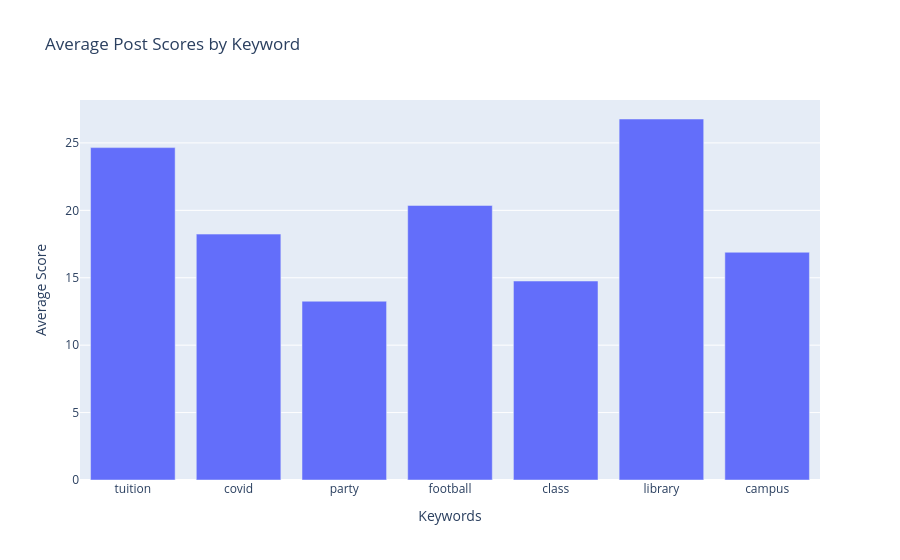

Write notebook code for a chart like this one.
### Markdown cell above
### 4.1 Keyword Analysis: Do Certain Topics Get Higher Scores?

Now let's analyze whether posts containing certain keywords tend to get higher scores (more upvotes). This can tell us what topics are most popular or engaging in the JMU community.

We'll first create a list of keywords. We can then search for all those keywords in the posts. If the words are found we count them. We want to avoid taking the total number of times the keyword appears because it may be that there is one post with one keyword repeatedly that could give a distorting impression. For example, someone who writes:

`Party! Party! Party! Party!`

Once the data has been aggregated we can make a simple plot in Plotly to show the average counts.

### Code cell
# Define keywords to analyze - common JMU-related topics
keywords = ['tuition', 'covid', 'party', 'football', 'class', 'library', 'campus']

# Create a helper function to check if text contains a keyword (case-insensitive)
def contains_keyword(text, keyword):
    # Handle missing/empty text
    if pd.isna(text):
        return False
    # Convert both to lowercase to make the search case-insensitive
    return keyword.lower() in text.lower()

# Store results for each keyword
keyword_scores = []

for keyword in keywords:
    # Create a temporary True/False mask showing which posts contain this keyword
    # We don't add this to the DataFrame to keep it clean
    has_keyword_mask = df['text'].apply(lambda x: contains_keyword(x, keyword))
    
    # Calculate the average score for posts containing this keyword
    # Use the mask to filter posts that contain the keyword
    avg_score = df[has_keyword_mask]['score'].mean()
    
    # Store the results
    keyword_scores.append({
        'keyword': keyword,
        'score': avg_score
    })

# Convert results to a DataFrame for easier plotting
keyword_df = pd.DataFrame(keyword_scores)

# Create a bar chart showing average scores by keyword
fig = px.bar(keyword_df, 
             x='keyword', 
             y='score',
             title='Average Post Scores by Keyword',
             labels={'score': 'Average Score', 'keyword': 'Keyword'})

# Customize chart appearance
fig.update_layout(
    xaxis_title="Keywords",
    yaxis_title="Average Score",
    showlegend=False  # No legend needed for single series
)

# Display the chart
fig.show()

### Figure 1 — Plotly figure (JSON) as saved in the notebook; plotly's stock layout.template omitted (floating-point values rounded to 4 significant figures)
{"data": [{"alignmentgroup": "True", "hovertemplate": "Keyword=%{x}<br>Average Score=%{y}<extra></extra>", "legendgroup": "", "marker": {"color": "#636efa", "pattern": {"shape": ""}}, "name": "", "offsetgroup": "", "orientation": "v", "showlegend": false, "textposition": "auto", "type": "bar", "x": ["tuition", "covid", "party", "football", "class", "library", "campus"], "xaxis": "x", "y": [24.65, 18.24, 13.26, 20.36, 14.76, 26.77, 16.89], "yaxis": "y"}], "layout": {"barmode": "relative", "legend": {"tracegroupgap": 0}, "showlegend": false, "title": {"text": "Average Post Scores by Keyword"}, "xaxis": {"anchor": "y", "domain": [0, 1], "title": {"text": "Keywords"}}, "yaxis": {"anchor": "x", "domain": [0, 1], "title": {"text": "Average Score"}}}}
